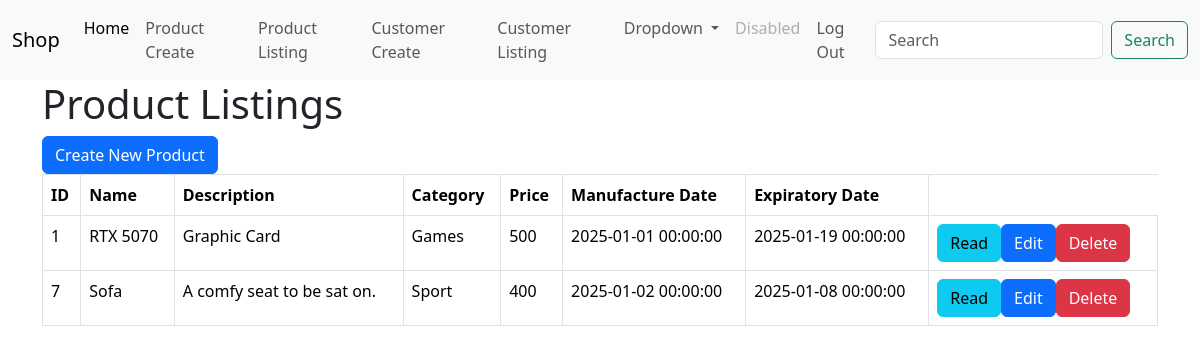
Page /product_listing.php (signed in) on the earlier database version.
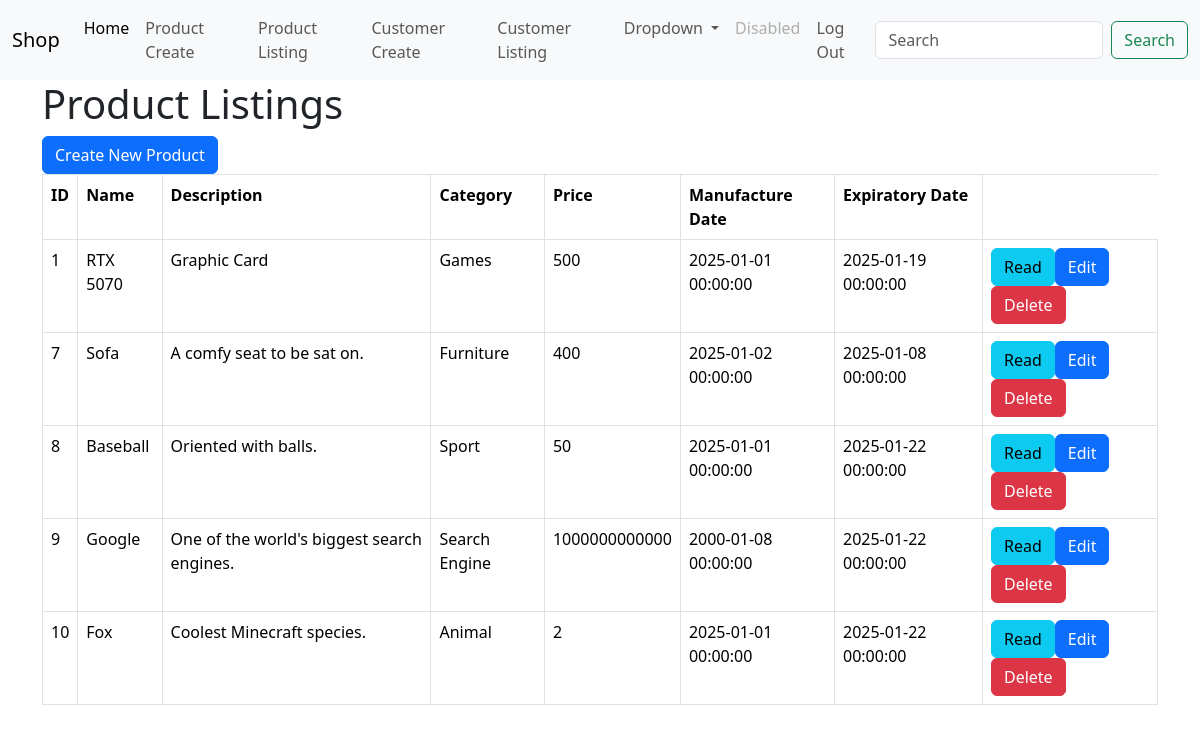
Same page on the later database version.
### tables this page shows
CREATE TABLE IF NOT EXISTS `products` (
  `id` int NOT NULL AUTO_INCREMENT,
  `name` varchar(50) NOT NULL,
  `description` text NOT NULL,
  `product_cat` int NOT NULL,
  `price` double NOT NULL,
  `manufacture_date` datetime NOT NULL,
  `expired_date` datetime NOT NULL,
  `created` datetime NOT NULL,
  `modified` timestamp NOT NULL,
  PRIMARY KEY (`id`)
);

CREATE TABLE IF NOT EXISTS `product_cat` (
  `product_cat_id` int NOT NULL AUTO_INCREMENT,
  `product_cat_name` varchar(50) NOT NULL,
  `product_cat_description` text NOT NULL,
  PRIMARY KEY (`product_cat_id`)
);

### product_listing.php (the view, shortened to what this page needs)
<!DOCTYPE HTML>
<html>
<?php
include 'menu.php';
?>
<head>
    <link href="https://cdn.jsdelivr.net/npm/bootstrap@5.3.3/dist/css/bootstrap.min.css" rel="stylesheet">
</head>
<body>
    <div class="container">
        <div class="page-header">
            <h1>Product Listings</h1>
        </div>
        <?php
        include 'config/database.php';
        $query = "SELECT id, name, description, price, product_cat_name, created, modified, manufacture_date, expired_date FROM products
        INNER JOIN product_cat ON products.product_cat = product_cat.product_cat_id ORDER BY id ASC";
        $stmt = $con->prepare($query);
        $stmt->execute();
        $num = $stmt->rowCount();
        echo "<a href='product_create.php' class='btn btn-primary m-b-1em'>Create New Product</a>";
        if ($num > 0) {
            echo "<table class='table table-hover table-responsive table-bordered'>";
            echo "<tr>";
            echo "<th>ID</th>";
            echo "<th>Name</th>";
            echo "<th>Description</th>";
            echo "<th>Category";
            echo "<th>Price</th>";
            echo "<th>Manufacture Date</th>";
            echo "<th>Expiratory Date</th>";
            echo "</tr>";
            while ($row = $stmt->fetch(PDO::FETCH_ASSOC)) {
                extract($row);
                echo "<tr>";
                echo "<td>{$id}</td>";
                echo "<td>{$name}</td>";
                echo "<td>{$description}</td>";
                echo "<td>{$product_cat_name}</td>";
                echo "<td>{$price}</td>";
                echo "<td>{$manufacture_date}</td>";
                echo "<td>{$expired_date}</td>";
                echo "<td>";
                echo "<a href='product_details.php?id={$id}' class='btn btn-info m-r-1em'>Read</a>";
                echo "<a href='product_update.php?id={$id}' class='btn btn-primary m-r-1em'>Edit</a>";
                echo "<a href='#' onclick='delete_user({$id});'  class='btn btn-danger'>Delete</a>";
                echo "</td>";
                echo "</tr>";
            }
            echo "</table>";
        }
        else {
            echo "<div class='alert alert-danger'>No records found.</div>";
        }
        ?>
    </div>
</body>
</html>

### menu.php (shortened to what this page needs)
<link href="https://cdn.jsdelivr.net/npm/bootstrap@5.3.3/dist/css/bootstrap.min.css" rel="stylesheet">
<nav class="navbar navbar-expand-lg bg-body-tertiary">
  <div class="container-fluid">
    <a class="navbar-brand" href="#">Shop</a>
    <div class="collapse navbar-collapse" id="navbarSupportedContent">
      <ul class="navbar-nav me-auto mb-2 mb-lg-0">
        <li class="nav-item">
          <a class="nav-link active" aria-current="page" href="#">Home</a>
        </li>
        <li class="nav-item">
          <a class="nav-link" href="product_create.php">Product Create</a>
        </li>
        <li class="nav-item">
          <a class="nav-link" href="product_listing.php">Product Listing</a>
        </li>
        <li class="nav-item">
          <a class="nav-link" href="customer_create.php">Customer Create</a>
        </li>
        <li class="nav-item">
          <a class="nav-link" href="customer_listing.php">Customer Listing</a>
        </li>
        <li class="nav-item dropdown">
          <a class="nav-link dropdown-toggle" href="#" role="button" data-bs-toggle="dropdown" aria-expanded="false">
            Dropdown
          </a>
        </li>
        <li class="nav-item">
          <a class="nav-link disabled" aria-disabled="true">Disabled</a>
        </li>
        <li class="nav-item">
          <a class="nav-link" href="login_out.php">Log Out</a>
        </li>
      </ul>
      <form class="d-flex" role="search">
        <input class="form-control me-2" type="search" placeholder="Search" aria-label="Search">
        <button class="btn btn-outline-success" type="submit">Search</button>
      </form>
    </div>
  </div>
</nav>

Differences in the rows shown:
changed products "Sofa": product_cat.product_cat_name "Sport" → "Furniture"
added products: id "8", name "Baseball", description "Oriented with balls.", product_cat.product_cat_name "Sport", price "50", manufacture_date "2025-01-01 00:00:00", expired_date "2025-01-22 00:00:00"
added products: id "9", name "Google", description "One of the world's biggest search engines.", product_cat.product_cat_name "Search Engine", price "1000000000000", manufacture_date "2000-01-08 00:00:00", expired_date "2025-01-22 00:00:00"
added products: id "10", name "Fox", description "Coolest Minecraft species.", product_cat.product_cat_name "Animal", price "2", manufacture_date "2025-01-01 00:00:00", expired_date "2025-01-22 00:00:00"
